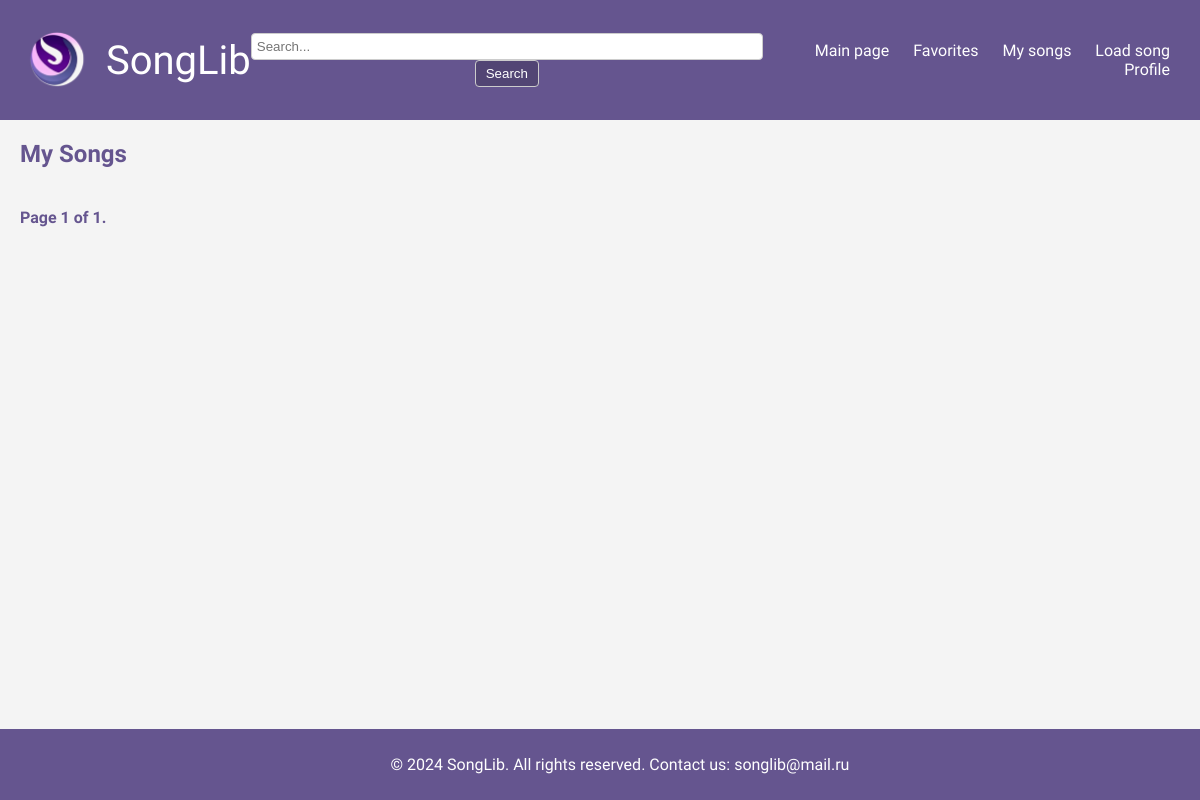
Page /my_files/ (signed in) on the earlier database version.
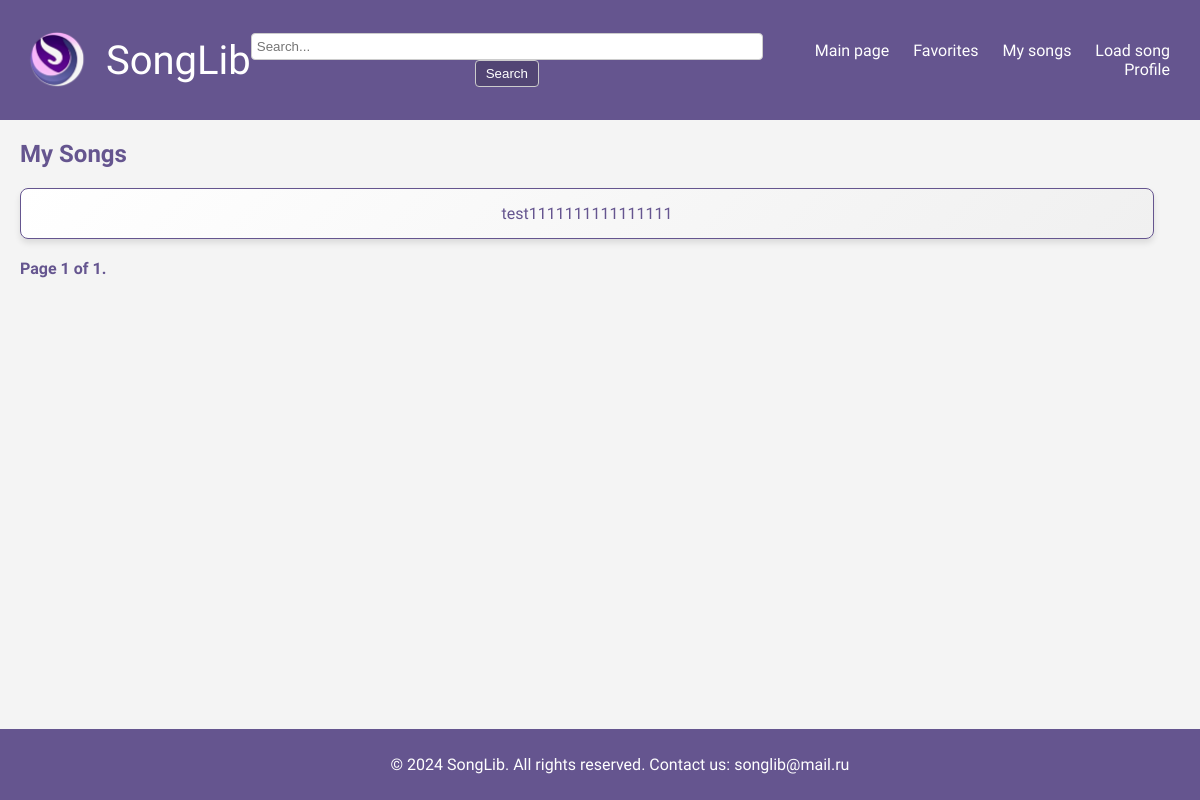
Same page on the later database version.
### main/models.py (models this page shows, shortened)
class UploadedFile(models.Model):
    file = models.FileField(upload_to='uploads/', validators=[validate_pdf_file])  # Добавляем валидатор
    title = models.CharField(max_length=255)
    uploaded_at = models.DateTimeField(auto_now_add=True)
    user = models.ForeignKey(User, on_delete=models.CASCADE, null=True, blank=True)

### main/views.py (the view)
# urls.py: path('my_files/', views.my_files, name='my_files'),  # Страница моих файлов
@login_required
def my_files(request):
    files = UploadedFile.objects.filter(user=request.user)  # Получаем файлы пользователя
    paginator = Paginator(files, 10)  # Показываем 10 файлов на странице
    page_number = request.GET.get('page')  # Получаем номер текущей страницы
    page_obj = paginator.get_page(page_number)  # Получаем объект страницы
    return render(request, 'my_files.html', {'page_obj': page_obj})  # Рендерим шаблон с данными

### main/templates/my_files.html (shortened to what this page needs)
{% extends 'base.html' %}
{% block content %}
<h1 class="page-title">My Songs</h1>
<div class="file-list">
    {% for file in page_obj %}
    <div class="file-item">
        <a href="{% url 'file_detail' file.id %}" class="full-width-button">{{ file.title }}</a>
    </div>
    {% endfor %}
</div>
<div class="pagination">
    <span class="step-links">
        <span class="current">
            Page {{ page_obj.number }} of {{ page_obj.paginator.num_pages }}.
        </span>
    </span>
</div>
{% endblock %}

Differences in the rows shown:
added UploadedFile: title "test1111111111111111"
